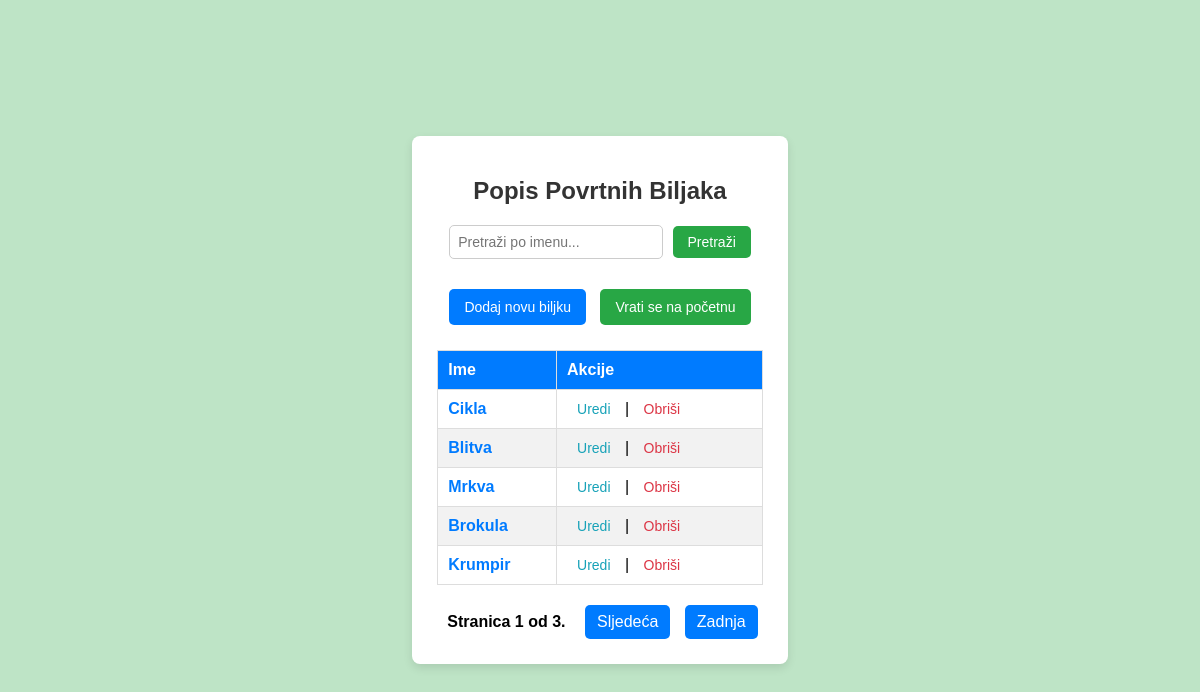
Screenshot of /povrtnabiljke/ (signed in) with the database file from the repository.
### PZWapp/models.py (models this page shows, shortened)
class PovrtnaBiljka(models.Model):
    user = models.ForeignKey(
        settings.AUTH_USER_MODEL,
        on_delete=models.CASCADE,
        related_name='povrtne_biljke',
        default=get_default_user()
    )
    ime_p = models.CharField(max_length=30)
    regijaBiljke_p = models.CharField(max_length=100)
    vrijemeSazrijevanja_p = models.CharField(max_length=50)

### PZWapp/views.py (the view)
# urls.py: path('povrtnabiljke/', PovrtnaBiljkaListView.as_view(), name='povrtnabiljka_list'),
class PovrtnaBiljkaListView(LoginRequiredMixin, ListView):
    model = PovrtnaBiljka
    template_name = 'main/povrtna_biljka_list.html'
    context_object_name = 'biljke'
    paginate_by = 5
    def get_queryset(self):
        query = self.request.GET.get('q', '')
        biljke = PovrtnaBiljka.objects.filter(user_id=self.request.user.id).exclude(user__isnull=True)
        if query:
            biljke = biljke.filter(ime_p__icontains=query)  # Filtrira biljke prema upitu
        return biljke

### PZWapp/templates/main/povrtna_biljka_list.html (shortened to what this page needs)
<!DOCTYPE html>
<html lang="hr">
<head>
    {% load static %}
    <link rel="stylesheet" href="{% static 'css/povrtna_biljka.css' %}">
</head>
<body class="lista_povrtnih_biljaka">
    <div class="container">
        <h1>Popis Povrtnih Biljaka</h1>
        <form method="get" class="search-form">
            <input type="text" name="q" placeholder="Pretraži po imenu..." class="search-input"
                value="{{ request.GET.q }}">
            <button type="submit" class="search-btn">Pretraži</button>
        </form>
        <a href="{% url 'PZWapp:povrtnabiljka_create' %}" class="btn add-btn">Dodaj novu biljku</a>
        <a href="{% url 'PZWapp:homepage' %}" class="btn home-btn">Vrati se na početnu</a>
        <table class="plant-table">
            <thead>
                <tr>
                    <th>Ime</th>
                    <th>Akcije</th>
                </tr>
            </thead>
            <tbody>
                {% for biljka in page_obj %}
                <tr>
                    <td><a href="{% url 'PZWapp:povrtnabiljka_detail' biljka.id %}" class="plant-link">{{ biljka.ime_p }}</a></td>
                    <td class="action-links">
                        <a href="{% url 'PZWapp:povrtnabiljka_update' biljka.id %}" class="edit-link">Uredi</a> |
                        <a href="{% url 'PZWapp:povrtnabiljka_delete' biljka.id %}" class="delete-link">Obriši</a>
                    </td>
                </tr>
                {% empty %}
                <tr>
                    <td colspan="2" class="no-results">Nema rezultata za prikaz.</td>
                </tr>
                {% endfor %}
            </tbody>
        </table>
        {% if page_obj.has_other_pages %}
        <div class="pagination">
            <span class="step-links">
                <span class="current">
                    Stranica {{ page_obj.number }} od {{ page_obj.paginator.num_pages }}.
                </span>
                {% if page_obj.has_next %}
                    <a href="?page={{ page_obj.next_page_number }}{% if request.GET.q %}&q={{ request.GET.q }}{% endif %}">Sljedeća</a>
                    <a href="?page={{ page_obj.paginator.num_pages }}{% if request.GET.q %}&q={{ request.GET.q }}{% endif %}">Zadnja</a>
                {% endif %}
            </span>
        </div>
        {% endif %}
    </div>
</body>
</html>

### PZWapp/static/css/povrtna_biljka.css (style rules this page uses)
body.lista_povrtnih_biljaka, body.povrtne_biljke_dodavanje { font-family: Arial, sans-serif; display: flex; justify-content: center; align-items: center; background-color: rgba(40, 167, 69, 0.3); height: 100vh; margin: 0; }
.container { max-width: 800px; background: #fff; padding: 25px; box-shadow: 0 4px 10px rgba(0, 0, 0, 0.1); border-radius: 8px; text-align: center; }
h1 { text-align: center; color: #333; font-size: 24px; margin-bottom: 20px; }
.search-form { display: flex; justify-content: center; align-items: center; gap: 10px; margin-bottom: 20px; }
.search-input { padding: 8px; width: 60%; border: 1px solid #ccc; border-radius: 5px; font-size: 14px; }
.search-btn { padding: 8px 15px; border: none; background-color: #28a745; color: white; cursor: pointer; border-radius: 5px; font-size: 14px; }
.btn { display: inline-block; margin: 10px 5px; padding: 10px 15px; border-radius: 5px; text-decoration: none; color: white; font-size: 14px; }
.add-btn { background: #007bff; }
.home-btn { display: inline-block; margin: 10px 5px; padding: 10px 15px; border-radius: 5px; text-decoration: none; color: white; font-size: 14px; background: #28a745 ; border: none; }
.plant-table { width: 100%; border-collapse: collapse; margin-top: 15px; }
.plant-table th, .plant-table td { border: 1px solid #ddd; padding: 10px; text-align: left; }
.plant-table th { background-color: #007bff; color: white; }
.plant-table tr:nth-child(even) { background-color: #f2f2f2; }
.plant-link { color: #007bff; text-decoration: none; font-weight: bold; }
.action-links a { margin: 0 5px; text-decoration: none; padding: 5px; font-size: 14px; }
.edit-link { color: #17a2b8; }
.delete-link { color: #dc3545; }
.pagination { text-align: center; margin-top: 20px; }
.pagination .step-links a { display: inline-block; padding: 8px 12px; margin: 0 5px; background-color: #007bff; color: white; text-decoration: none; border-radius: 5px; }
.pagination .current { font-weight: bold; margin: 0 10px; }

### rows the page displays
PovrtnaBiljka: ime_p "Cikla"
PovrtnaBiljka: ime_p "Blitva"
PovrtnaBiljka: ime_p "Mrkva"
PovrtnaBiljka: ime_p "Brokula"
PovrtnaBiljka: ime_p "Krumpir"

### other values shown
{{ page_obj.number }} "1"
{{ page_obj.paginator.num_pages }} "3"
